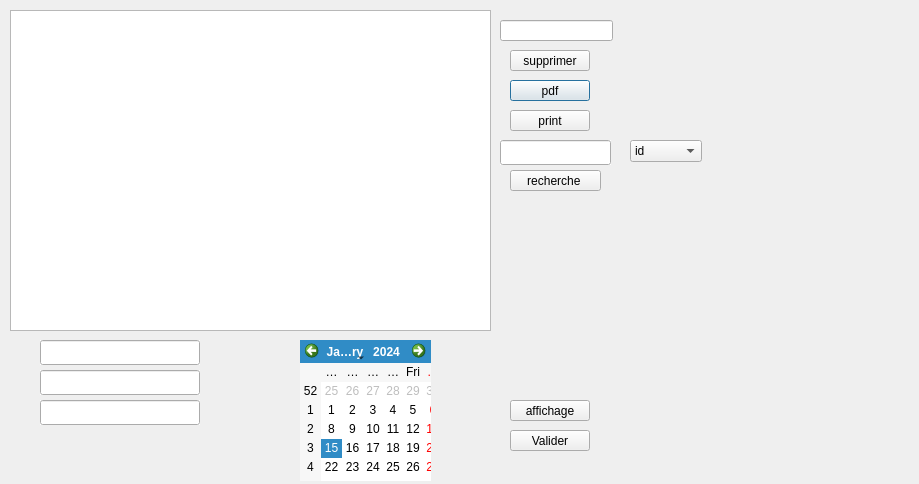
<?xml version="1.0" encoding="UTF-8"?>
<ui version="4.0">
 <class>Dialog2</class>
 <widget class="QDialog" name="Dialog2">
  <property name="geometry">
   <rect>
    <x>0</x>
    <y>0</y>
    <width>919</width>
    <height>484</height>
   </rect>
  </property>
  <property name="windowTitle">
   <string>Dialog</string>
  </property>
  <widget class="QPushButton" name="pushButton_29">
   <property name="geometry">
    <rect>
     <x>510</x>
     <y>80</y>
     <width>80</width>
     <height>21</height>
    </rect>
   </property>
   <property name="autoFillBackground">
    <bool>true</bool>
   </property>
   <property name="text">
    <string>pdf</string>
   </property>
  </widget>
  <widget class="QPushButton" name="pushButton_30">
   <property name="geometry">
    <rect>
     <x>510</x>
     <y>110</y>
     <width>80</width>
     <height>21</height>
    </rect>
   </property>
   <property name="autoFillBackground">
    <bool>true</bool>
   </property>
   <property name="text">
    <string>print</string>
   </property>
  </widget>
  <widget class="QPushButton" name="pushButton_21">
   <property name="geometry">
    <rect>
     <x>510</x>
     <y>400</y>
     <width>80</width>
     <height>21</height>
    </rect>
   </property>
   <property name="autoFillBackground">
    <bool>true</bool>
   </property>
   <property name="text">
    <string>affichage</string>
   </property>
  </widget>
  <widget class="QTableView" name="tableView_2">
   <property name="geometry">
    <rect>
     <x>10</x>
     <y>10</y>
     <width>481</width>
     <height>321</height>
    </rect>
   </property>
  </widget>
  <widget class="QLineEdit" name="idES_2">
   <property name="geometry">
    <rect>
     <x>500</x>
     <y>20</y>
     <width>113</width>
     <height>21</height>
    </rect>
   </property>
  </widget>
  <widget class="QPushButton" name="pushButton_3">
   <property name="geometry">
    <rect>
     <x>510</x>
     <y>50</y>
     <width>80</width>
     <height>21</height>
    </rect>
   </property>
   <property name="text">
    <string>supprimer</string>
   </property>
  </widget>
  <widget class="QPushButton" name="pushButton_33">
   <property name="geometry">
    <rect>
     <x>510</x>
     <y>430</y>
     <width>80</width>
     <height>21</height>
    </rect>
   </property>
   <property name="autoFillBackground">
    <bool>true</bool>
   </property>
   <property name="text">
    <string>Valider</string>
   </property>
  </widget>
  <widget class="QCalendarWidget" name="calendarWidget_8">
   <property name="geometry">
    <rect>
     <x>300</x>
     <y>340</y>
     <width>131</width>
     <height>141</height>
    </rect>
   </property>
   <property name="autoFillBackground">
    <bool>true</bool>
   </property>
  </widget>
  <widget class="QLineEdit" name="TypeEVE_3">
   <property name="geometry">
    <rect>
     <x>40</x>
     <y>370</y>
     <width>160</width>
     <height>25</height>
    </rect>
   </property>
   <property name="autoFillBackground">
    <bool>true</bool>
   </property>
  </widget>
  <widget class="QLineEdit" name="idEVE_3">
   <property name="geometry">
    <rect>
     <x>40</x>
     <y>340</y>
     <width>160</width>
     <height>25</height>
    </rect>
   </property>
   <property name="autoFillBackground">
    <bool>true</bool>
   </property>
  </widget>
  <widget class="QLineEdit" name="NBpEVE_3">
   <property name="geometry">
    <rect>
     <x>40</x>
     <y>400</y>
     <width>160</width>
     <height>25</height>
    </rect>
   </property>
   <property name="autoFillBackground">
    <bool>true</bool>
   </property>
  </widget>
  <widget class="QPushButton" name="pushButton_36">
   <property name="geometry">
    <rect>
     <x>510</x>
     <y>170</y>
     <width>91</width>
     <height>21</height>
    </rect>
   </property>
   <property name="autoFillBackground">
    <bool>true</bool>
   </property>
   <property name="text">
    <string>recherche </string>
   </property>
  </widget>
  <widget class="QLineEdit" name="rechercheM_3">
   <property name="geometry">
    <rect>
     <x>500</x>
     <y>140</y>
     <width>111</width>
     <height>25</height>
    </rect>
   </property>
   <property name="autoFillBackground">
    <bool>true</bool>
   </property>
  </widget>
  <widget class="QComboBox" name="comboBox">
   <property name="geometry">
    <rect>
     <x>630</x>
     <y>140</y>
     <width>72</width>
     <height>22</height>
    </rect>
   </property>
   <item>
    <property name="text">
     <string>id</string>
    </property>
   </item>
   <item>
    <property name="text">
     <string>type</string>
    </property>
   </item>
   <item>
    <property name="text">
     <string>date</string>
    </property>
   </item>
   <item>
    <property name="text">
     <string>nbr</string>
    </property>
   </item>
  </widget>
 </widget>
 <resources/>
 <connections/>
</ui>
